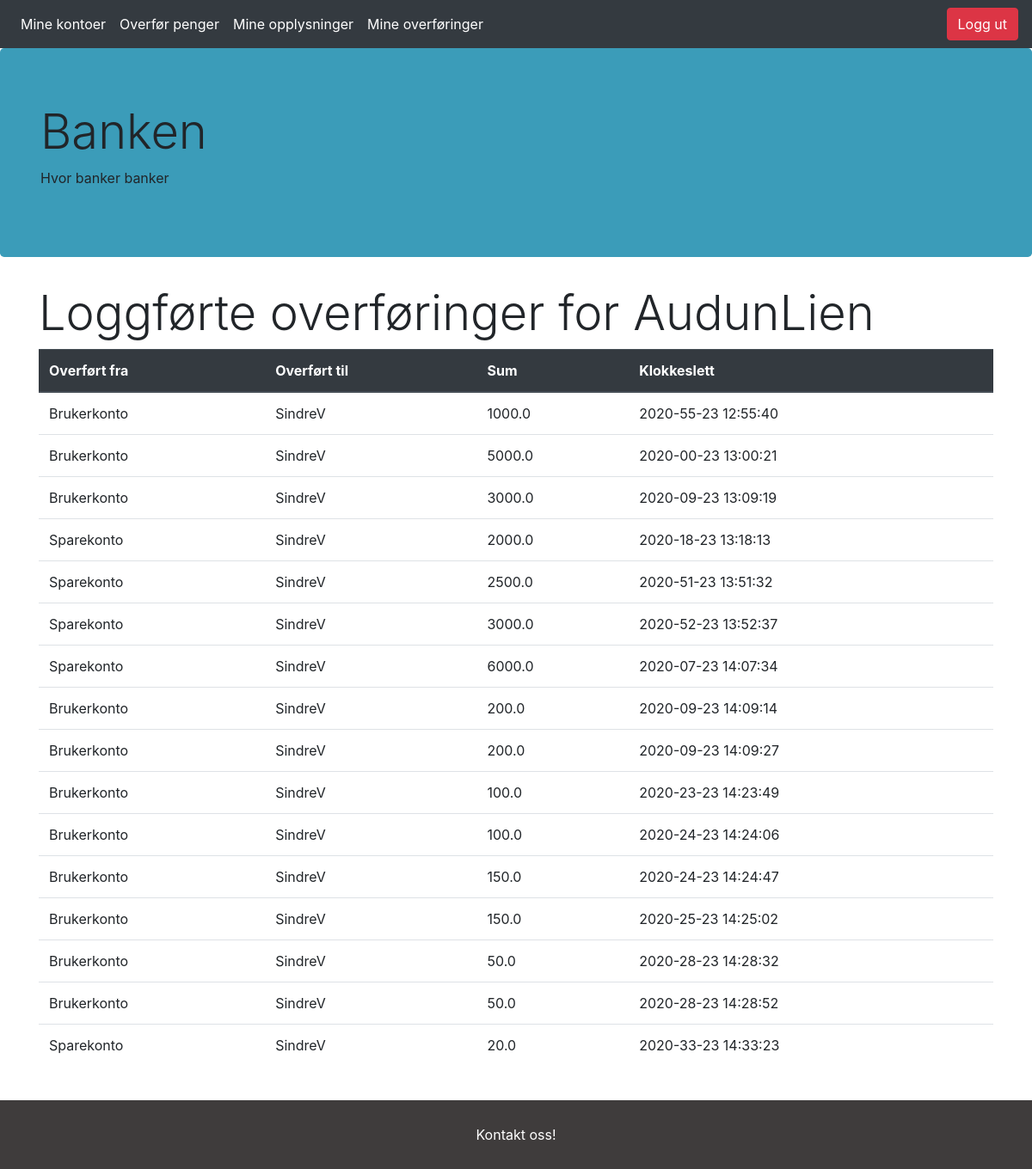
The page /logs (signed in) on the database its author committed.
### app/models.py (models this page shows, shortened)
class User(db.Model, UserMixin):
    id = db.Column(db.Integer, primary_key=True, nullable=False)
    username = db.Column(db.String(20), unique=True, nullable=False)
    useremail = db.Column(db.String(120), unique=True, nullable=False)
    useraddr = db.Column(db.String(200), nullable=False)
    userpwd = db.Column(db.String(60), nullable=False)
    usertlf = db.Column(db.Integer(), unique=True,  nullable=False)
    accounts = db.relationship('Account',  backref='holder', lazy=True)
    logs = db.relationship('Log', backref='logger', lazy=True)
    confirmed = db.Column(db.Boolean, nullable=False, default=False)
    confirmed_on = db.Column(db.DateTime, nullable=True)
    otp_secret = db.Column(db.String(16))
    confirmed = db.Column(db.Boolean, nullable=False, default=False)
    confirmed_on = db.Column(db.DateTime, nullable=True)

class Log(db.Model):
    id = db.Column(db.Integer, primary_key=True)
    loguser = db.Column(db.Integer, db.ForeignKey('user.id'), nullable=False)
    logfrom = db.Column(db.String(20), nullable=False)
    logto = db.Column(db.String(20), nullable=False)
    logsum = db.Column(db.Float , nullable=False)
    logtime = db.Column(db.String(20), nullable=False)

### app/routes.py (the view)
@app.route("/logs")
@login_required
def logs():
    return render_template('logs.html')

### app/models.py (called while the page is built)
@login_manager.user_loader
def load_user(user_id):
    return User.query.get(int(user_id))

### app/routes.py (called while the page is built)
@app.before_request
def before_request():
    session.permanent = True
    app.permanent_session_lifetime = dt.timedelta(minutes=10)
    session.modified = True

### app/templates/logs.html
{%extends 'base.html'%} {% block body %}
<div class="container mx-auto">
    <h1 class="display-4"> Loggførte overføringer for {{ current_user.username }} </h1>
    <table class="table">
        <thead class="thead-dark">
            <th>Overført fra</th>
            <th>Overført til</th>
            <th>Sum</th>
            <th>Klokkeslett</th>
        </thead>
        {%for log in current_user.logs if current_user.logs%}
        <tr>
            <td>{{ log.logfrom}}</td>
            <td>{{ log.logto}}</td>
            <td>{{ log.logsum}}</td>
            <td>{{ log.logtime}}</td>
        </tr>
        {% endfor %}
    </table>
</div>
{% endblock %}

### app/templates/base.html (shortened to what this page needs)
<!DOCTYPE html>
<html lang="en" dir="ltr">
<head>
    <link rel="stylesheet" href="https://stackpath.bootstrapcdn.com/bootstrap/4.5.2/css/bootstrap.min.css">
    <link rel="stylesheet" href="{{url_for('static' , filename = 'css/style.css')}}">
</head>
<body>
    <header>
        <nav class="navbar navbar-expand-md navbar-dark navbar-top bg-dark">
            <div class="collapse navbar-collapse">
                <ul class="navbar-nav mr-auto">
                    {% if current_user.is_authenticated %}
                    <li class="nav-item active">
                        <a class="nav-link" href="{{url_for('myaccs')}}"> Mine kontoer </a>
                    </li>
                    <li class="nav-item active">
                        <a class="nav-link" href="{{url_for('transaction')}}"> Overfør penger </a>
                    </li>
                    <li class="nav-item active">
                        <a class="nav-link" href="{{url_for('account')}}"> Mine opplysninger </a>
                    </li>
                    <li class="nav-item active">
                        <a class="nav-link" href="{{url_for('logs')}}"> Mine overføringer </a>
                    </li>
                    {% endif %}
                </ul>
            </div>
            <div class="form-inline mt-2 mt-md-0">
                {% if current_user.is_authenticated %}
                <a href="{{url_for('logout')}}" class="btn btn-danger">Logg ut</a> {% else %}
                <a href="{{url_for('login')}}" class="btn btn-success">Logg inn</a> {% endif %}
            </div>
        </nav>
    </header>
    <div class="jumbotron">
        <div class="container">
            <h1 class="display-4">Banken</h1>
            <p>Hvor banker banker</p>
        </div>
    </div>
     {% block body %} {% endblock %}
    <br>
    <div class="footer">
        <a class="nav-link" href="{{url_for('kontakt')}}" style=color:inherit;> Kontakt oss! </a>
    </div>
</body>
</html>

### app/static/css/style.css (style rules this page uses)
ul { list-style-type: none; margin: 0; padding: 0; overflow: hidden; position: -webkit-sticky; position: sticky; top: 0; }
.footer { position: fixed; left: 0; bottom: 0; width: 100%; background-color: red; color: white; text-align: center; }

### app/templates/base.html (style rules this page uses)
.footer { position: relative; left: 0; bottom: 0; width: 100%; background-color: rgb(63, 60, 60); color: white; text-align: center; height: 80px; clear: both; padding-top: 20px; }
.jumbotron { background: rgb(59, 156, 185); }

### rows shown on the page
User: username "AudunLien"
Log: logfrom "Brukerkonto", logto "SindreV", logsum "1000.0", logtime "2020-55-23 12:55:40"
Log: logfrom "Brukerkonto", logto "SindreV", logsum "5000.0", logtime "2020-00-23 13:00:21"
Log: logfrom "Brukerkonto", logto "SindreV", logsum "3000.0", logtime "2020-09-23 13:09:19"
Log: logfrom "Sparekonto", logto "SindreV", logsum "2000.0", logtime "2020-18-23 13:18:13"
Log: logfrom "Sparekonto", logto "SindreV", logsum "2500.0", logtime "2020-51-23 13:51:32"
Log: logfrom "Sparekonto", logto "SindreV", logsum "3000.0", logtime "2020-52-23 13:52:37"
Log: logfrom "Sparekonto", logto "SindreV", logsum "6000.0", logtime "2020-07-23 14:07:34"
Log: logfrom "Brukerkonto", logto "SindreV", logsum "200.0", logtime "2020-09-23 14:09:14"
Log: logfrom "Brukerkonto", logto "SindreV", logsum "200.0", logtime "2020-09-23 14:09:27"
Log: logfrom "Brukerkonto", logto "SindreV", logsum "100.0", logtime "2020-23-23 14:23:49"
Log: logfrom "Brukerkonto", logto "SindreV", logsum "100.0", logtime "2020-24-23 14:24:06"
Log: logfrom "Brukerkonto", logto "SindreV", logsum "150.0", logtime "2020-24-23 14:24:47"
Log: logfrom "Brukerkonto", logto "SindreV", logsum "150.0", logtime "2020-25-23 14:25:02"
Log: logfrom "Brukerkonto", logto "SindreV", logsum "50.0", logtime "2020-28-23 14:28:32"
Log: logfrom "Brukerkonto", logto "SindreV", logsum "50.0", logtime "2020-28-23 14:28:52"
Log: logfrom "Sparekonto", logto "SindreV", logsum "20.0", logtime "2020-33-23 14:33:23"
